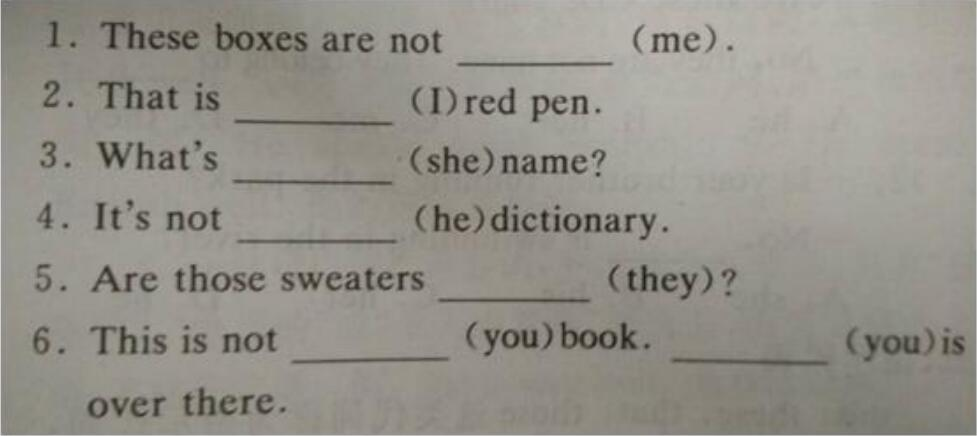
#> input picture example/python/images/2_0.jpg, 977 x 436 px
$ python '2_直线检测.py'
#> lines starting #> are read from the running program, lines starting #| are printed output that depends on the picture; after the words box and inside, x2 and y2 are one past the last pixel; in counts of white or black regions, pixels touching at a corner belong together
# *_*coding:utf-8 *_*
import cv2 as cv
import numpy as np

# 二值化+形态学变化＋霍夫直线检测

def imshow(name, img):
    cv.namedWindow(name)
    cv.imshow(name, img)

# 读取图像
path = "./images/2_0.jpg"
img = cv.imread(path)
#> img is the input picture: shape (436, 977, 3); mean B, G, R 137.6, 145.2, 148.2
imshow("original", img)

# 灰度图
gray = cv.cvtColor(img, cv.COLOR_BGR2GRAY)
imshow("gray", gray)

# 高斯模糊
gauss = cv.GaussianBlur(gray, (3,3), 0)
imshow("gauss", gauss)

# 二值化
ret, binary = cv.threshold(gauss, 0, 255, cv.THRESH_BINARY_INV|cv.THRESH_TRIANGLE)
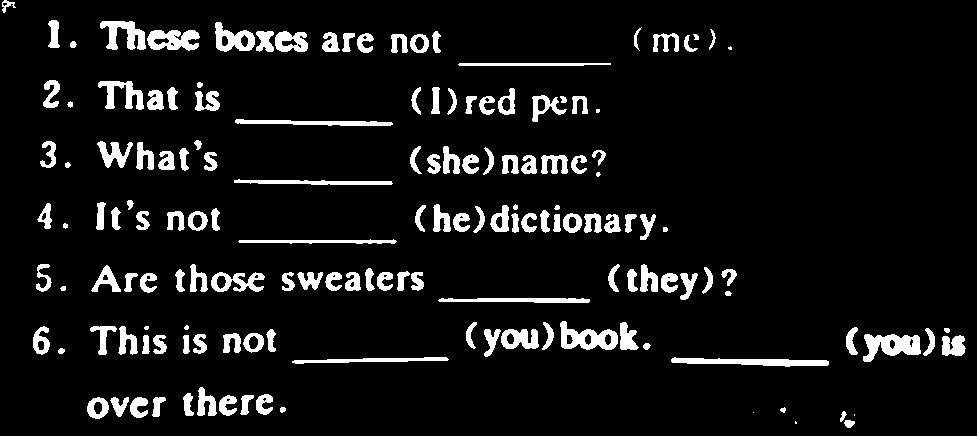
#> binary: shape (436, 977); 7.9% white; 154 white regions (8 under 20 px), largest, box (x1, y1, x2, y2) and area: (863, 334, 921, 362) 980, (671, 357, 829, 367) 925, (560, 321, 618, 350) 898
#> ret = 118
imshow("binary",binary)

# 形态学操作,开，膨胀->腐蚀
kernel = cv.getStructuringElement(cv.MORPH_RECT, (20, 1), (-1,-1))
dst = cv.morphologyEx(binary, cv.MORPH_OPEN, kernel)
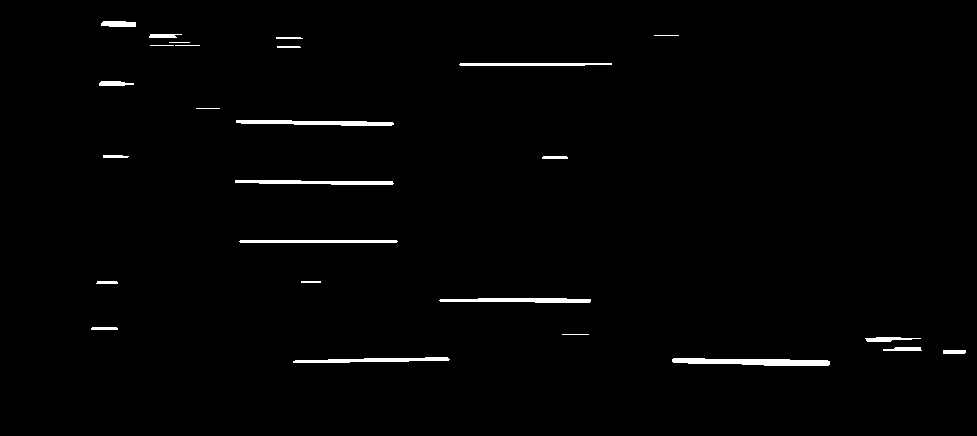
#> dst: shape (436, 977); 1.3% white; 26 white regions, largest, box (x1, y1, x2, y2) and area: (672, 358, 830, 366) 916, (236, 120, 394, 126) 648, (439, 298, 591, 303) 598
imshow("morphologyEx", dst)

# 图像形态学操作，腐蚀
kernel = cv.getStructuringElement(cv.MORPH_RECT, (3,3),(-1,-1))
dilate = cv.dilate(dst, kernel)
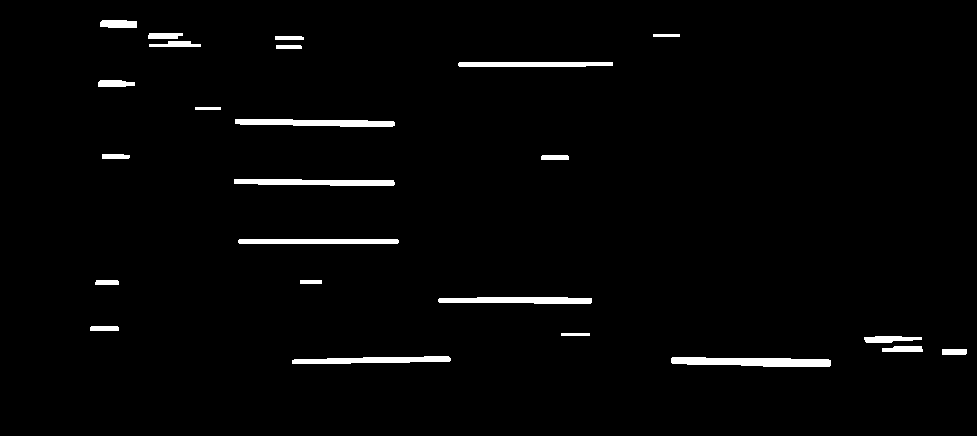
#> dilate: shape (436, 977); 2.2% white; 24 white regions, largest, box (x1, y1, x2, y2) and area: (671, 357, 831, 367) 1252, (235, 119, 395, 127) 980, (438, 297, 592, 304) 916
imshow("dilate", dilate)

resultImg = img.copy()
minLINELENGTH=100
# 霍夫直线检测
lines = cv.HoughLinesP(dilate, 1, np.pi/180, 50, 10)
#> lines = 87 rows, first 6: [671, 360, 830, 360], [292, 361, 449, 361], [671, 359, 828, 359], [671, 362, 830, 365], [741, 365, 829, 366], [677, 362, 830, 362]
print(lines.shape)
#| (87, 1, 4)
for i, line in enumerate(lines):
#> (the run stopped early here; a loop or call above may not have finished)

$ run again, with example/python/images/1_0.jpg copied over example/python/images/2_0.jpg
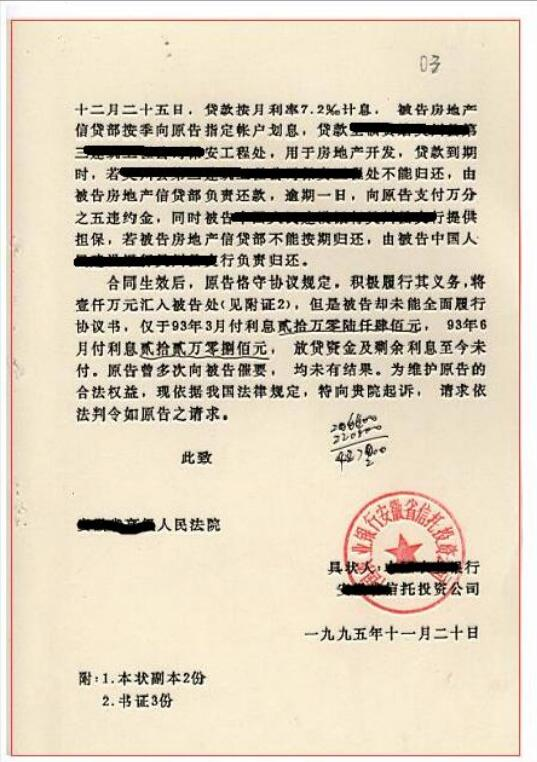
#> input picture example/python/images/1_0.jpg, 537 x 762 px
#> img is the input picture: shape (762, 537, 3); mean B, G, R 189.1, 208.8, 220.2
#> `ret, binary = cv.threshold(gauss, 0, 255, cv.THRESH_BINARY_INV|cv.THRE..`:
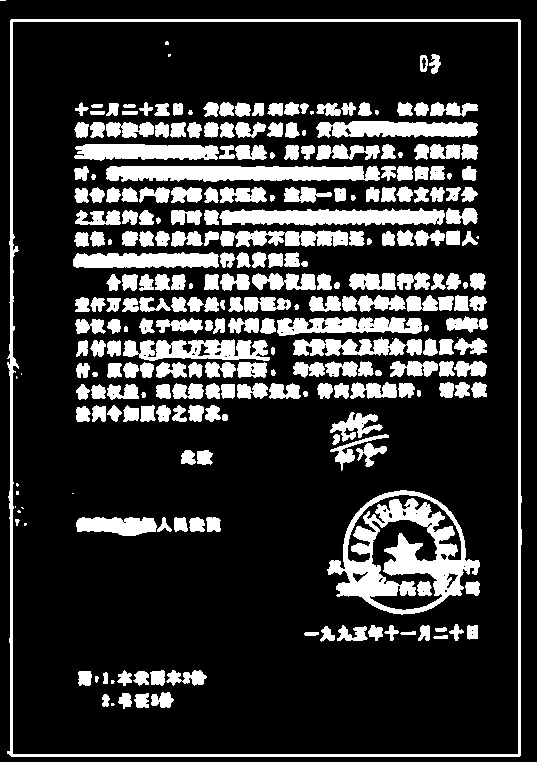
#> binary: shape (762, 537); 20.6% white; 269 white regions (20 under 20 px), largest, box (x1, y1, x2, y2) and area: (327, 490, 480, 615) 7915, (7, 19, 522, 757) 7655, (106, 166, 380, 182) 3759
#> ret = 207
#> dst: shape (762, 537); 6.1% white; 91 white regions, largest, box (x1, y1, x2, y2) and area: (107, 166, 381, 180) 3257, (220, 211, 446, 224) 2653, (75, 144, 220, 159) 1813
#> `dilate = cv.dilate(dst, kernel)`:
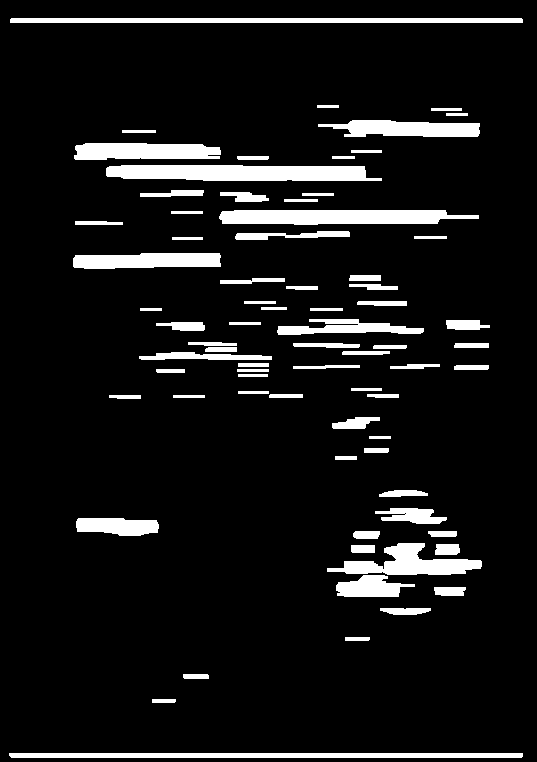
#> dilate: shape (762, 537); 8.8% white; 74 white regions, largest, box (x1, y1, x2, y2) and area: (106, 165, 382, 181) 3847, (219, 210, 479, 225) 3264, (9, 753, 523, 758) 2566
#> lines = 445 rows, first 6: [11, 757, 521, 757], [10, 756, 522, 756], [10, 20, 522, 20], [11, 18, 521, 18], [9, 754, 522, 754], [9, 753, 522, 753]
#| (445, 1, 4)

$ run again, with example/python/images/1_1.jpg copied over example/python/images/2_0.jpg
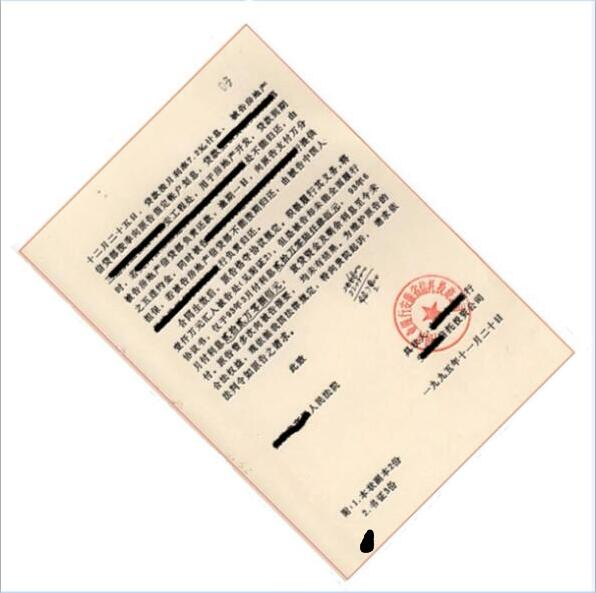
#> input picture example/python/images/1_1.jpg, 596 x 593 px
#> img is the input picture: shape (593, 596, 3); mean B, G, R 224.4, 233.2, 239.5
#> `ret, binary = cv.threshold(gauss, 0, 255, cv.THRESH_BINARY_INV|cv.THRE..`:
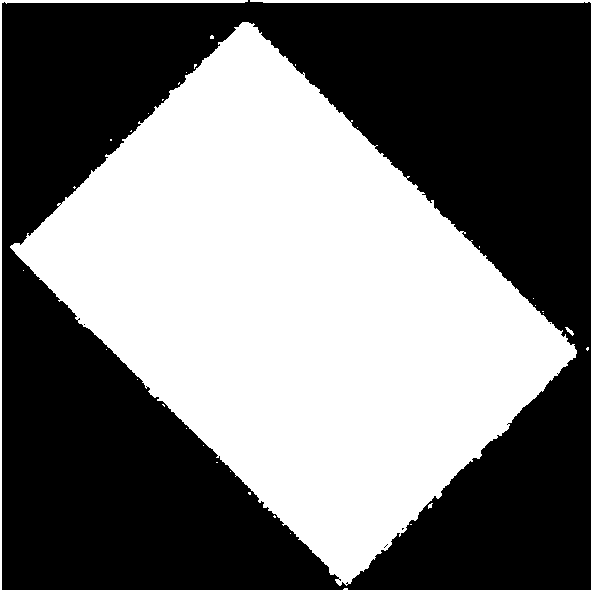
#> binary: shape (593, 596); 46.4% white; 33 white regions (30 under 20 px), largest, box (x1, y1, x2, y2) and area: (10, 22, 577, 586) 156256, (0, 0, 596, 593) 7669, (565, 327, 574, 336) 33
#> ret = 251
#> dst: shape (593, 596); 45.1% white; 4 white regions, box (x1, y1, x2, y2) and area: (11, 27, 578, 576) 155876, (0, 590, 596, 593) 1788, (251, 0, 596, 3) 1011, (0, 0, 249, 3) 738
#> `dilate = cv.dilate(dst, kernel)`:
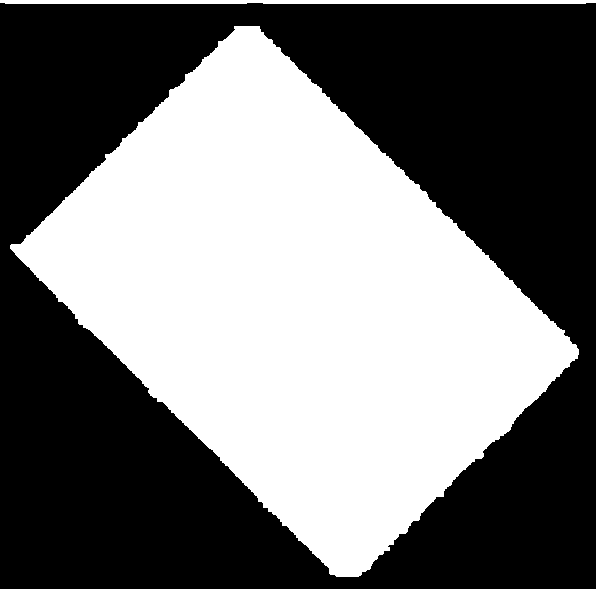
#> dilate: shape (593, 596); 46.1% white; 3 white regions, box (x1, y1, x2, y2) and area: (10, 26, 579, 577) 158226, (0, 589, 596, 593) 2384, (0, 0, 596, 4) 2353
#> lines = 2757 rows, first 6: [230, 35, 323, 562], [42, 221, 308, 487], [138, 122, 267, 251], [95, 273, 279, 319], [234, 54, 556, 376], [249, 142, 520, 413]
#| (2757, 1, 4)

$ run again, with example/python/images/2_1.jpg copied over example/python/images/2_0.jpg
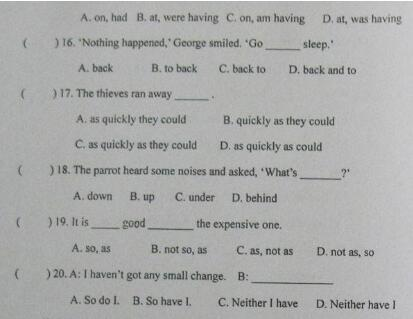
#> input picture example/python/images/2_1.jpg, 413 x 319 px
#> img is the input picture: shape (319, 413, 3); mean B, G, R 171.6, 172.5, 171.7
#> `ret, binary = cv.threshold(gauss, 0, 255, cv.THRESH_BINARY_INV|cv.THRE..`:
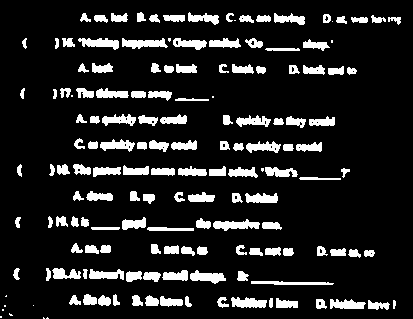
#> binary: shape (319, 413); 12.9% white; 156 white regions (15 under 20 px), largest, box (x1, y1, x2, y2) and area: (213, 219, 260, 231) 332, (122, 38, 168, 49) 320, (78, 38, 119, 50) 300
#> ret = 160
#> dst: shape (319, 413); 5.3% white; 56 white regions, largest, box (x1, y1, x2, y2) and area: (214, 222, 261, 228) 254, (191, 273, 227, 281) 253, (252, 281, 335, 285) 245
#> `dilate = cv.dilate(dst, kernel)`:
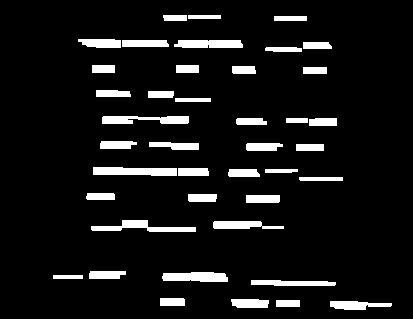
#> dilate: shape (319, 413); 8.3% white; 41 white regions, largest, box (x1, y1, x2, y2) and area: (93, 167, 177, 176) 644, (91, 220, 196, 232) 603, (162, 272, 228, 282) 564
#> lines = 227 rows, first 6: [178, 44, 207, 45], [82, 44, 120, 45], [251, 280, 335, 284], [178, 172, 208, 173], [160, 302, 184, 302], [265, 48, 301, 49]
#| (227, 1, 4)
